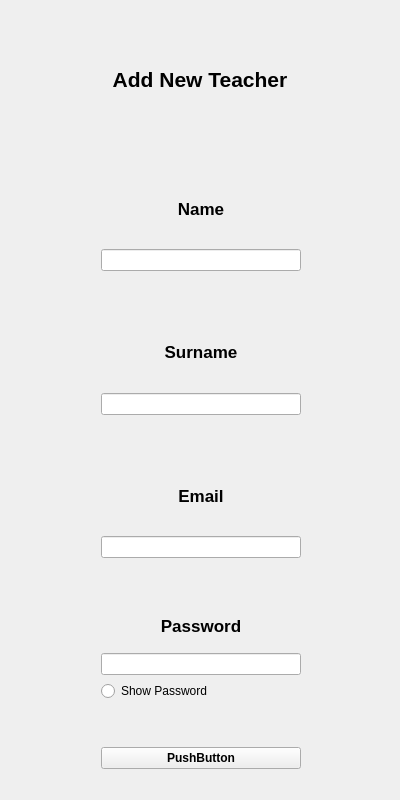
<?xml version="1.0" encoding="UTF-8"?>
<ui version="4.0">
 <class>AddTeacher</class>
 <widget class="QWidget" name="AddTeacher">
  <property name="geometry">
   <rect>
    <x>0</x>
    <y>0</y>
    <width>400</width>
    <height>800</height>
   </rect>
  </property>
  <property name="minimumSize">
   <size>
    <width>400</width>
    <height>800</height>
   </size>
  </property>
  <property name="maximumSize">
   <size>
    <width>400</width>
    <height>800</height>
   </size>
  </property>
  <property name="windowTitle">
   <string>Form</string>
  </property>
  <layout class="QVBoxLayout" name="verticalLayout_7">
   <item>
    <layout class="QVBoxLayout" name="verticalLayout">
     <item>
      <widget class="QLabel" name="label_2">
       <property name="font">
        <font>
         <pointsize>16</pointsize>
         <bold>true</bold>
        </font>
       </property>
       <property name="text">
        <string>Add New Teacher</string>
       </property>
       <property name="alignment">
        <set>Qt::AlignCenter</set>
       </property>
      </widget>
     </item>
    </layout>
   </item>
   <item>
    <layout class="QVBoxLayout" name="verticalLayout_2">
     <property name="leftMargin">
      <number>90</number>
     </property>
     <property name="topMargin">
      <number>20</number>
     </property>
     <property name="bottomMargin">
      <number>20</number>
     </property>
     <item>
      <widget class="QLabel" name="label">
       <property name="maximumSize">
        <size>
         <width>200</width>
         <height>16777215</height>
        </size>
       </property>
       <property name="font">
        <font>
         <pointsize>13</pointsize>
         <bold>true</bold>
        </font>
       </property>
       <property name="text">
        <string>Name</string>
       </property>
       <property name="alignment">
        <set>Qt::AlignCenter</set>
       </property>
      </widget>
     </item>
     <item>
      <widget class="QLineEdit" name="lineEdit_Name">
       <property name="maximumSize">
        <size>
         <width>200</width>
         <height>16777215</height>
        </size>
       </property>
      </widget>
     </item>
    </layout>
   </item>
   <item>
    <layout class="QVBoxLayout" name="verticalLayout_3">
     <property name="leftMargin">
      <number>90</number>
     </property>
     <property name="topMargin">
      <number>20</number>
     </property>
     <property name="bottomMargin">
      <number>20</number>
     </property>
     <item>
      <widget class="QLabel" name="label_3">
       <property name="maximumSize">
        <size>
         <width>200</width>
         <height>16777215</height>
        </size>
       </property>
       <property name="font">
        <font>
         <pointsize>13</pointsize>
         <bold>true</bold>
        </font>
       </property>
       <property name="text">
        <string>Surname</string>
       </property>
       <property name="alignment">
        <set>Qt::AlignCenter</set>
       </property>
      </widget>
     </item>
     <item>
      <widget class="QLineEdit" name="lineEdit_Surname">
       <property name="maximumSize">
        <size>
         <width>200</width>
         <height>16777215</height>
        </size>
       </property>
      </widget>
     </item>
    </layout>
   </item>
   <item>
    <layout class="QVBoxLayout" name="verticalLayout_4">
     <property name="leftMargin">
      <number>90</number>
     </property>
     <property name="topMargin">
      <number>20</number>
     </property>
     <property name="bottomMargin">
      <number>20</number>
     </property>
     <item>
      <widget class="QLabel" name="label_Email">
       <property name="maximumSize">
        <size>
         <width>200</width>
         <height>16777215</height>
        </size>
       </property>
       <property name="font">
        <font>
         <pointsize>13</pointsize>
         <bold>true</bold>
        </font>
       </property>
       <property name="text">
        <string>Email</string>
       </property>
       <property name="alignment">
        <set>Qt::AlignCenter</set>
       </property>
      </widget>
     </item>
     <item>
      <widget class="QLineEdit" name="lineEdit_Email">
       <property name="maximumSize">
        <size>
         <width>200</width>
         <height>16777215</height>
        </size>
       </property>
      </widget>
     </item>
    </layout>
   </item>
   <item>
    <layout class="QVBoxLayout" name="verticalLayout_5">
     <property name="leftMargin">
      <number>90</number>
     </property>
     <property name="topMargin">
      <number>20</number>
     </property>
     <property name="bottomMargin">
      <number>20</number>
     </property>
     <item>
      <widget class="QLabel" name="label_5">
       <property name="maximumSize">
        <size>
         <width>200</width>
         <height>16777215</height>
        </size>
       </property>
       <property name="font">
        <font>
         <pointsize>13</pointsize>
         <bold>true</bold>
        </font>
       </property>
       <property name="text">
        <string>Password</string>
       </property>
       <property name="alignment">
        <set>Qt::AlignCenter</set>
       </property>
      </widget>
     </item>
     <item>
      <widget class="QLineEdit" name="lineEdit_Password">
       <property name="maximumSize">
        <size>
         <width>200</width>
         <height>16777215</height>
        </size>
       </property>
       <property name="echoMode">
        <enum>QLineEdit::Password</enum>
       </property>
      </widget>
     </item>
     <item>
      <widget class="QRadioButton" name="radioButton_Password">
       <property name="maximumSize">
        <size>
         <width>200</width>
         <height>16777215</height>
        </size>
       </property>
       <property name="text">
        <string>Show Password</string>
       </property>
      </widget>
     </item>
    </layout>
   </item>
   <item>
    <layout class="QVBoxLayout" name="verticalLayout_6">
     <property name="leftMargin">
      <number>90</number>
     </property>
     <property name="topMargin">
      <number>20</number>
     </property>
     <property name="bottomMargin">
      <number>20</number>
     </property>
     <item>
      <widget class="QPushButton" name="pushButton">
       <property name="maximumSize">
        <size>
         <width>200</width>
         <height>16777215</height>
        </size>
       </property>
       <property name="font">
        <font>
         <bold>true</bold>
        </font>
       </property>
       <property name="text">
        <string>PushButton</string>
       </property>
      </widget>
     </item>
    </layout>
   </item>
  </layout>
 </widget>
 <resources/>
 <connections/>
</ui>
